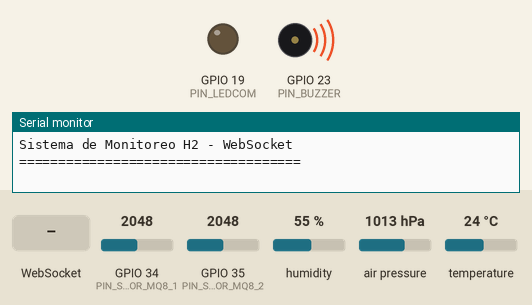
Simulated run of this sketch. Board: ESP32. Parts: output pins drawn as LEDs (lit = HIGH), buzzer (waves = sounding, pin HIGH), the last lines printed to the serial monitor. The test bench sets the inputs (shaded band); at power-on: GPIO 34 (PIN_SENSOR_MQ8_1) = 2048, GPIO 35 (PIN_SENSOR_MQ8_2) = 2048, humidity 55 %, air pressure 1013 hPa, temperature 24 °C.

Above: at 0.4 s.
At 1.8 s:
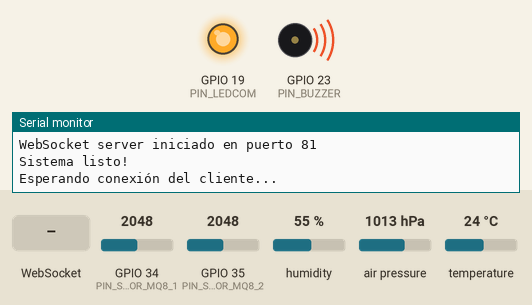
1.9 s: WebSocket text "BUZZER_ON" received
At 2.06 s:
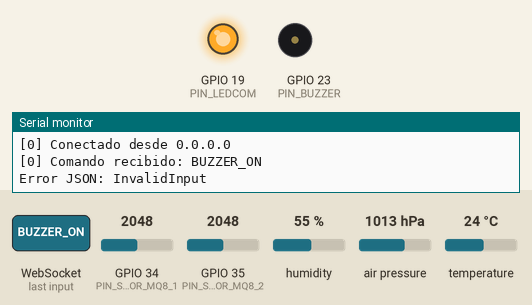
4.9 s: WebSocket text "BUZZER_OFF" received
7.9 s: WebSocket text "BUZZER_AUTO" received
Timing chart, 0 to 16.9 s (numbered marks = the images above; inputs shaded):
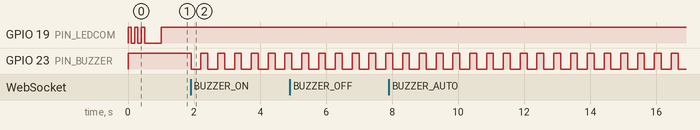

The sketch:

sketch_h2_gas_detector_websocket.ino
```cpp
/**************************************************************************
 * Sistema de Monitoreo H2 - Versión WebSocket con WiFi AP
 *
 * Características técnicas:
 * - ESP32 como Access Point con servidor WebSocket
 * - Transmisión en tiempo real de datos de sensores
 * - Lógica de umbral para activación automática del buzzer
 * - Mantenimiento de heartbeat y validación de datos
 * - Buffer circular para estabilidad
 * - Filtrado de ruido en sensores analógicos
 **************************************************************************/

#include <WiFi.h>
#include <WebSocketsServer.h>
#include <Wire.h>
#include <Adafruit_Sensor.h>
#include <Adafruit_BME280.h>
#include <ArduinoJson.h>

// --- Configuración WiFi AP ---
const char* AP_SSID = "ESP32_H2_Monitor";
const char* AP_PASSWORD = "H2Monitor2024";
const IPAddress AP_IP(192, 168, 4, 1);
const IPAddress AP_GATEWAY(192, 168, 4, 1);
const IPAddress AP_SUBNET(255, 255, 255, 0);

// --- Configuración WebSocket ---
WebSocketsServer webSocket = WebSocketsServer(81);

// --- Configuración de Hardware ---
const int PIN_SENSOR_MQ8_1 = 34;
const int PIN_SENSOR_MQ8_2 = 35;
const int PIN_BUZZER = 23;
const int PIN_LEDCOM = 19;

// --- Umbrales de Alarma ---
const float UMBRAL_H2_BAJO = 300;    // ADC value
const float UMBRAL_H2_MEDIO = 600;   // ADC value
const float UMBRAL_H2_ALTO = 900;    // ADC value
const float UMBRAL_VOLTAJE = 1.5;    // Voltios

// --- Configuración de Comunicación ---
const unsigned long HEARTBEAT_INTERVAL = 5000; // ms
const unsigned long DATA_SEND_INTERVAL = 100;  // ms
const int ANALOG_SAMPLES = 10; // Promediado para reducir ruido

// --- Variables Globales ---
Adafruit_BME280 bme;
bool client_connected = false;
unsigned long last_heartbeat = 0;
unsigned long last_data_send = 0;
unsigned long packet_counter = 0;
uint8_t connected_client_num = 255; // Cliente no válido

// --- Estructuras de Datos ---
struct SensorData {
    float temp;
    float pres;
    float hum;
    int raw_mq8_1;
    int raw_mq8_2;
    float volt_mq8_1;
    float volt_mq8_2;
    bool valid;
    unsigned long timestamp;
};

enum AlarmLevel {
    ALARM_OFF = 0,
    ALARM_LOW = 1,
    ALARM_MEDIUM = 2,
    ALARM_HIGH = 3
};

AlarmLevel current_alarm_level = ALARM_OFF;
bool buzzer_manual_override = false;

// --- Funciones de Utilidad ---

// Calcula checksum simple para validación
uint8_t calcularChecksum(const String& data) {
    uint8_t checksum = 0;
    for (char c : data) {
        checksum ^= c;
    }
    return checksum;
}

// Lee valor analógico con promediado para reducir ruido
int leerAnalogPromedio(int pin, int muestras = ANALOG_SAMPLES) {
    long suma = 0;
    for (int i = 0; i < muestras; i++) {
        suma += analogRead(pin);
        delayMicroseconds(100);
    }
    return suma / muestras;
}

// Valida rangos de sensores
bool validarDatosSensor(const SensorData& datos) {
    if (datos.temp < -40 || datos.temp > 85) return false;
    if (datos.pres < 300 || datos.pres > 1100) return false;
    if (datos.hum < 0 || datos.hum > 100) return false;
    if (datos.raw_mq8_1 < 0 || datos.raw_mq8_1 > 4095) return false;
    if (datos.raw_mq8_2 < 0 || datos.raw_mq8_2 > 4095) return false;
    return true;
}

// Lee todos los sensores con validación
SensorData leerSensores() {
    SensorData datos;

    datos.temp = bme.readTemperature();
    datos.pres = bme.readPressure() / 100.0F;
    datos.hum = bme.readHumidity();

    datos.raw_mq8_1 = leerAnalogPromedio(PIN_SENSOR_MQ8_1);
    datos.raw_mq8_2 = leerAnalogPromedio(PIN_SENSOR_MQ8_2);

    datos.volt_mq8_1 = (float)datos.raw_mq8_1 / 4095.0 * 3.3;
    datos.volt_mq8_2 = (float)datos.raw_mq8_2 / 4095.0 * 3.3;

    datos.valid = validarDatosSensor(datos);
    datos.timestamp = millis();

    return datos;
}

// Evalúa el nivel de alarma basado en los sensores
AlarmLevel evaluarNivelAlarma(const SensorData& datos) {
    if (!datos.valid) return ALARM_OFF;

    // Usar el valor máximo de ambos sensores
    int max_raw = max(datos.raw_mq8_1, datos.raw_mq8_2);
    float max_volt = max(datos.volt_mq8_1, datos.volt_mq8_2);

    if (max_raw > UMBRAL_H2_ALTO || max_volt > UMBRAL_VOLTAJE * 1.5) {
        return ALARM_HIGH;
    } else if (max_raw > UMBRAL_H2_MEDIO || max_volt > UMBRAL_VOLTAJE * 1.2) {
        return ALARM_MEDIUM;
    } else if (max_raw > UMBRAL_H2_BAJO || max_volt > UMBRAL_VOLTAJE) {
        return ALARM_LOW;
    }

    return ALARM_OFF;
}

// Controla el buzzer según el nivel de alarma
void controlarBuzzer(AlarmLevel nivel) {
    if (buzzer_manual_override) return;

    static unsigned long last_beep = 0;
    unsigned long now = millis();

    switch (nivel) {
        case ALARM_OFF:
            digitalWrite(PIN_BUZZER, HIGH); // Apagado
            break;

        case ALARM_LOW:
            // Beep lento (cada 2 segundos)
            if (now - last_beep > 2000) {
                digitalWrite(PIN_BUZZER, LOW);
                delay(100);
                digitalWrite(PIN_BUZZER, HIGH);
                last_beep = now;
            }
            break;

        case ALARM_MEDIUM:
            // Beep medio (cada 1 segundo)
            if (now - last_beep > 1000) {
                digitalWrite(PIN_BUZZER, LOW);
                delay(200);
                digitalWrite(PIN_BUZZER, HIGH);
                last_beep = now;
            }
            break;

        case ALARM_HIGH:
            // Beep rápido (cada 500ms)
            if (now - last_beep > 500) {
                digitalWrite(PIN_BUZZER, LOW);
                delay(300);
                digitalWrite(PIN_BUZZER, HIGH);
                last_beep = now;
            }
            break;
    }
}

// Maneja eventos del WebSocket
void webSocketEvent(uint8_t num, WStype_t type, uint8_t * payload, size_t length) {
    switch(type) {
        case WStype_DISCONNECTED:
            Serial.printf("[%u] Desconectado!\n", num);
            if (num == connected_client_num) {
                client_connected = false;
                connected_client_num = 255;
                digitalWrite(PIN_LEDCOM, LOW);
            }
            break;

        case WStype_CONNECTED:
            {
                IPAddress ip = webSocket.remoteIP(num);
                Serial.printf("[%u] Conectado desde %s\n", num, ip.toString().c_str());

                // Solo permitir un cliente a la vez
                if (!client_connected) {
                    client_connected = true;
                    connected_client_num = num;
                    digitalWrite(PIN_LEDCOM, HIGH);

                    // Enviar información del sistema
                    StaticJsonDocument<256> doc;
                    doc["type"] = "system_info";
                    doc["version"] = "1.3";
                    doc["sensors"] = "MQ8x2+BME280";
                    doc["id"] = String(ESP.getEfuseMac(), HEX);

                    String output;
                    serializeJson(doc, output);
                    webSocket.sendTXT(num, output);
                } else {
                    // Rechazar conexión adicional
                    webSocket.disconnect(num);
                }
            }
            break;

        case WStype_TEXT:
            Serial.printf("[%u] Comando recibido: %s\n", num, payload);
            procesarComandoWebSocket(num, (char*)payload);
            break;

        case WStype_BIN:
            // No se usa en este proyecto
            break;
    }
}

// Procesa comandos recibidos por WebSocket
void procesarComandoWebSocket(uint8_t num, const char* comando) {
    StaticJsonDocument<256> doc;
    DeserializationError error = deserializeJson(doc, comando);

    if (error) {
        Serial.print("Error JSON: ");
        Serial.println(error.c_str());
        return;
    }

    const char* cmd = doc["command"];
    StaticJsonDocument<128> response;

    if (strcmp(cmd, "BUZZER_ON") == 0) {
        digitalWrite(PIN_BUZZER, LOW);
        buzzer_manual_override = true;
        response["status"] = "ACK";
        response["command"] = "BUZZER_ON";

    } else if (strcmp(cmd, "BUZZER_OFF") == 0) {
        digitalWrite(PIN_BUZZER, HIGH);
        buzzer_manual_override = true;
        response["status"] = "ACK";
        response["command"] = "BUZZER_OFF";

    } else if (strcmp(cmd, "BUZZER_AUTO") == 0) {
        buzzer_manual_override = false;
        response["status"] = "ACK";
        response["command"] = "BUZZER_AUTO";

    } else if (strcmp(cmd, "STATUS") == 0) {
        response["status"] = "OK";
        response["packets"] = packet_counter;
        response["uptime"] = millis();
        response["alarm_level"] = current_alarm_level;
        response["buzzer_override"] = buzzer_manual_override;

    } else if (strcmp(cmd, "RESET") == 0) {
        response["status"] = "ACK";
        response["command"] = "RESET";
        String output;
        serializeJson(response, output);
        webSocket.sendTXT(num, output);
        delay(100);
        ESP.restart();
    }

    String output;
    serializeJson(response, output);
    webSocket.sendTXT(num, output);
}

// Envía datos de sensores por WebSocket
void enviarDatosWebSocket() {
    if (!client_connected) return;

    SensorData datos = leerSensores();

    if (!datos.valid) {
        StaticJsonDocument<64> error_doc;
        error_doc["type"] = "error";
        error_doc["message"] = "INVALID_SENSOR_DATA";
        String output;
        serializeJson(error_doc, output);
        webSocket.sendTXT(connected_client_num, output);
        return;
    }

    // Evaluar alarma
    current_alarm_level = evaluarNivelAlarma(datos);
    controlarBuzzer(current_alarm_level);

    // Crear JSON con datos
    StaticJsonDocument<512> doc;
    doc["type"] = "sensor_data";
    doc["packet_id"] = packet_counter++;
    doc["timestamp"] = datos.timestamp;

    JsonObject mq8_1 = doc.createNestedObject("mq8_1");
    mq8_1["raw"] = datos.raw_mq8_1;
    mq8_1["voltage"] = datos.volt_mq8_1;

    JsonObject mq8_2 = doc.createNestedObject("mq8_2");
    mq8_2["raw"] = datos.raw_mq8_2;
    mq8_2["voltage"] = datos.volt_mq8_2;

    JsonObject bme280 = doc.createNestedObject("bme280");
    bme280["temperature"] = datos.temp;
    bme280["pressure"] = datos.pres;
    bme280["humidity"] = datos.hum;

    doc["alarm_level"] = current_alarm_level;

    // Calcular checksum
    String data_str;
    serializeJson(doc, data_str);
    doc["checksum"] = calcularChecksum(data_str);

    // Enviar
    String output;
    serializeJson(doc, output);
    webSocket.sendTXT(connected_client_num, output);
}

// Envía heartbeat por WebSocket
void enviarHeartbeat() {
    if (!client_connected) return;

    StaticJsonDocument<128> doc;
    doc["type"] = "heartbeat";
    doc["timestamp"] = millis();
    doc["packets_sent"] = packet_counter;

    String output;
    serializeJson(doc, output);
    webSocket.sendTXT(connected_client_num, output);
}

// --- Setup ---
void setup() {
    Serial.begin(115200);
    Serial.println("\n\nSistema de Monitoreo H2 - WebSocket");
    Serial.println("====================================");

    // Configurar pines
    pinMode(PIN_BUZZER, OUTPUT);
    pinMode(PIN_LEDCOM, OUTPUT);
    digitalWrite(PIN_BUZZER, HIGH); // Buzzer apagado
    digitalWrite(PIN_LEDCOM, LOW);   // LED apagado

    // Parpadeo inicial del LED
    for (int i = 0; i < 3; i++) {
        digitalWrite(PIN_LEDCOM, HIGH);
        delay(100);
        digitalWrite(PIN_LEDCOM, LOW);
        delay(100);
    }

    // Inicializar BME280
    bool bme_ok = false;
    for (int intento = 0; intento < 3; intento++) {
        if (bme.begin(0x76) || bme.begin(0x77)) {
            bme_ok = true;
            Serial.println("BME280 inicializado correctamente");
            break;
        }
        delay(500);
    }

    if (!bme_ok) {
        Serial.println("ERROR: BME280 no encontrado!");
        // Continuar sin BME280 para pruebas
    } else {
        // Configurar BME280 para máxima precisión
        bme.setSampling(
            Adafruit_BME280::MODE_NORMAL,
            Adafruit_BME280::SAMPLING_X2,
            Adafruit_BME280::SAMPLING_X16,
            Adafruit_BME280::SAMPLING_X1,
            Adafruit_BME280::FILTER_X16,
            Adafruit_BME280::STANDBY_MS_0_5
        );
    }

    // Configurar WiFi como Access Point
    Serial.println("\nConfigurando WiFi Access Point...");
    WiFi.mode(WIFI_AP);
    WiFi.softAPConfig(AP_IP, AP_GATEWAY, AP_SUBNET);
    WiFi.softAP(AP_SSID, AP_PASSWORD);

    Serial.print("AP SSID: ");
    Serial.println(AP_SSID);
    Serial.print("AP Password: ");
    Serial.println(AP_PASSWORD);
    Serial.print("AP IP: ");
    Serial.println(WiFi.softAPIP());

    // Iniciar servidor WebSocket
    webSocket.begin();
    webSocket.onEvent(webSocketEvent);
    Serial.println("WebSocket server iniciado en puerto 81");

    Serial.println("\nSistema listo!");
    Serial.println("Esperando conexión del cliente...");
}

// --- Loop Principal ---
void loop() {
    unsigned long now = millis();

    // Manejar WebSocket
    webSocket.loop();

    // Enviar datos a intervalos regulares
    if (client_connected && (now - last_data_send >= DATA_SEND_INTERVAL)) {
        enviarDatosWebSocket();
        last_data_send = now;
    }

    // Enviar heartbeat
    if (client_connected && (now - last_heartbeat >= HEARTBEAT_INTERVAL)) {
        enviarHeartbeat();
        last_heartbeat = now;
    }

    // Parpadeo del LED si no hay cliente conectado
    if (!client_connected) {
        static unsigned long last_blink = 0;
        if (now - last_blink > 1000) {
            digitalWrite(PIN_LEDCOM, !digitalRead(PIN_LEDCOM));
            last_blink = now;
        }
    }
}
```

Measured:
- after the input at 1.9 s, GPIO 19 (PIN_LEDCOM): stays HIGH (without the input it goes to LOW after 0.10 s); GPIO 23 (PIN_BUZZER): alternates HIGH for 0.21 s and LOW for 0.30 s, starting at once
